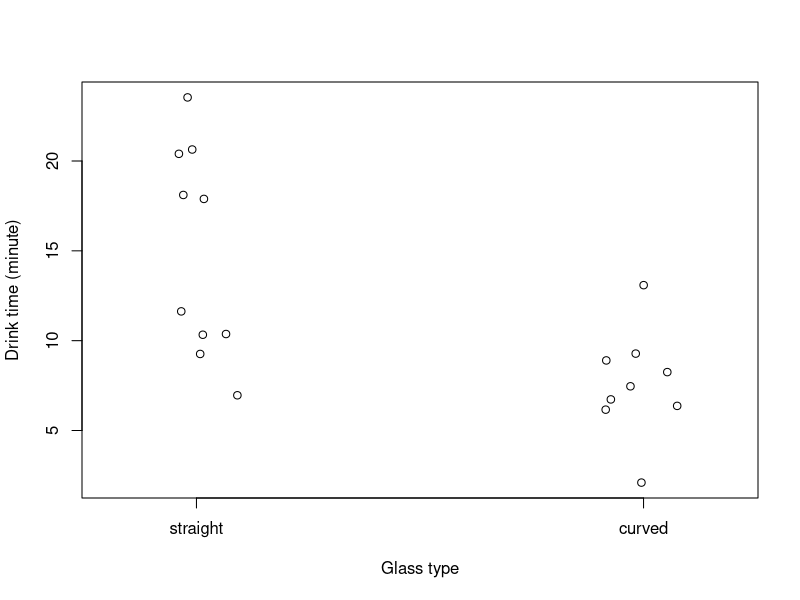
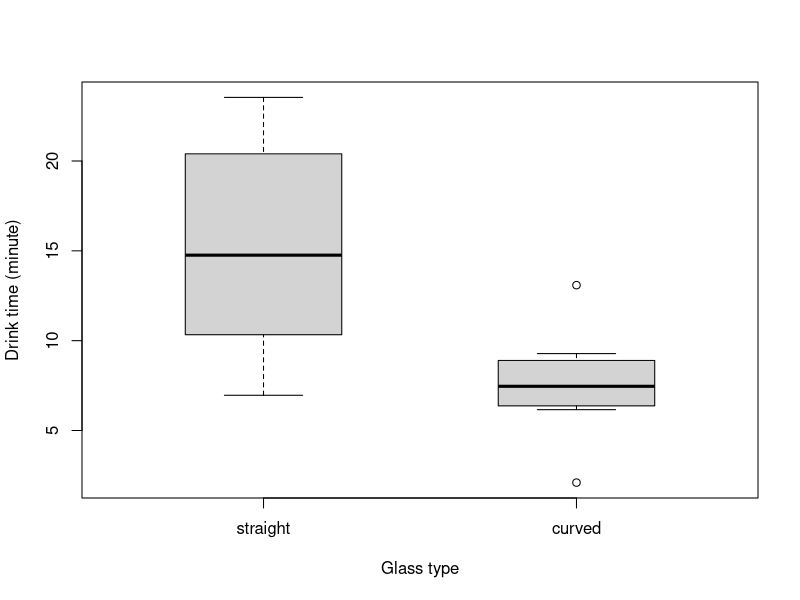
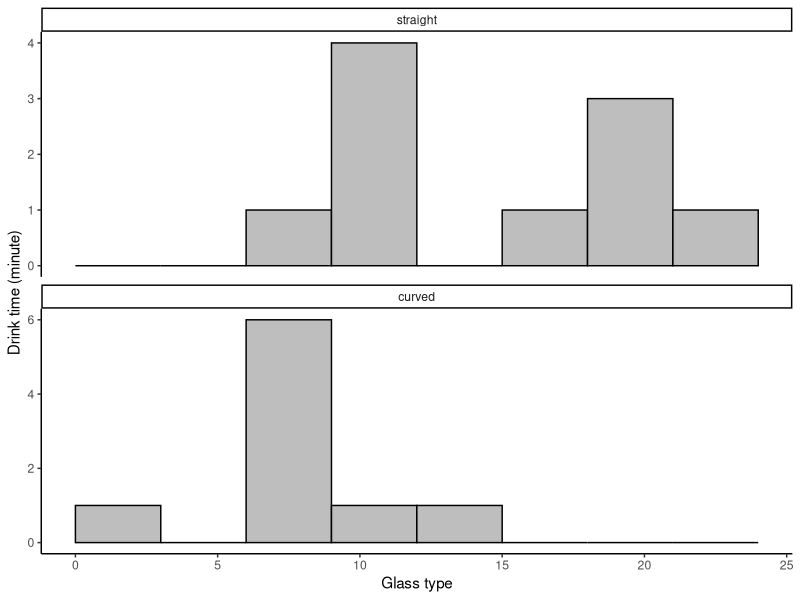

Recreate these plots in R, in order.
### week 17 codes for problems
### Qin Li 20240102

# Q1 - beer drink time and glass type as treatment

straight_glass = c(11.63, 10.37, 17.89, 6.96, 20.40, 20.64, 9.26, 18.11, 10.33, 23.54)
curved_glass = c(7.46, 9.28, 8.90, 6.73, 8.25, 6.16, 13.09, 2.10, 6.37)

# make a long-type data frame (measurements as one column, treatment as one column)
beer_data = data.frame(treatment = c(rep("straight",length(straight_glass)),
                                     rep("curved",length(curved_glass))),
                       drink_time = c(straight_glass, curved_glass))
beer_data$treatment = factor(beer_data$treatment, levels=c("straight","curved"))

# plot
stripchart(drink_time ~ treatment, pch = 1,
           #main = "Drink beer with different glasses",
           ylab = "Drink time (minute)",
           xlab = "Glass type",
           method = "jitter",
           vertical = TRUE, data = beer_data)

boxplot(drink_time ~ treatment, boxwex = 0.5,
        #main = "Drink beer with different glasses",
        ylab = "Drink time (minute)",
        xlab = "Glass type",
        vertical = TRUE, data = beer_data)

library(ggplot2)
ggplot(beer_data, aes(x = drink_time)) + 
    geom_histogram(fill = "gray", col = "black", binwidth = 3, 
                   boundary = 0, closed = "left") +
    facet_wrap( ~ treatment, ncol = 1, scales = "free_y") +
    labs(x = "Glass type", y = "Drink time (minute)") + 
    theme_classic()

# t-test and results
t.test(drink_time ~ treatment, data = beer_data, var.equal = TRUE)
t.test(straight_glass, curved_glass, var.equal = TRUE)

# manually calculate intermediate steps
S2_p = (sd(straight_glass)^2*9 + sd(curved_glass)^2*8)/(9+8) # 21.984
SE_diff = sqrt(S2_p*(1/10 + 1/9)) # 2.154

t_score = (mean(straight_glass) - mean(curved_glass))/SE_diff #3.3976

# Q2 Lizard: can jaw bite force predict the territory size?

lizard_data = data.frame(bite_force = c(28.2, 33.9, 29.5, 39.8, 41.7, 44.7, 46.8, 47.9, 36.3, 35.5, 33.9),
                       territory_size = c(437, 589, 871, 977, 1288, 2138, 2455, 3548, 2692, 2042, 3020))

# linear regression model
lizard_model = lm(territory_size ~ bite_force, data = lizard_data)
summary(lizard_model)
anova(lizard_model)
summary(lizard_model)$r.square

# manually calculate intermediate steps
X_mean = mean(lizard_data$bite_force)
Y_mean = mean(lizard_data$territory_size)
sum((lizard_data$bite_force - mean(lizard_data$bite_force))^2)
sum((lizard_data$territory_size - mean(lizard_data$territory_size))^2)
sum((lizard_data$bite_force - mean(lizard_data$bite_force))*(lizard_data$territory_size - mean(lizard_data$territory_size)))

MS_residual = (11062201 - 91.56 * 41048.93)/9
SE_b = sqrt(MS_residual/448.3164)
